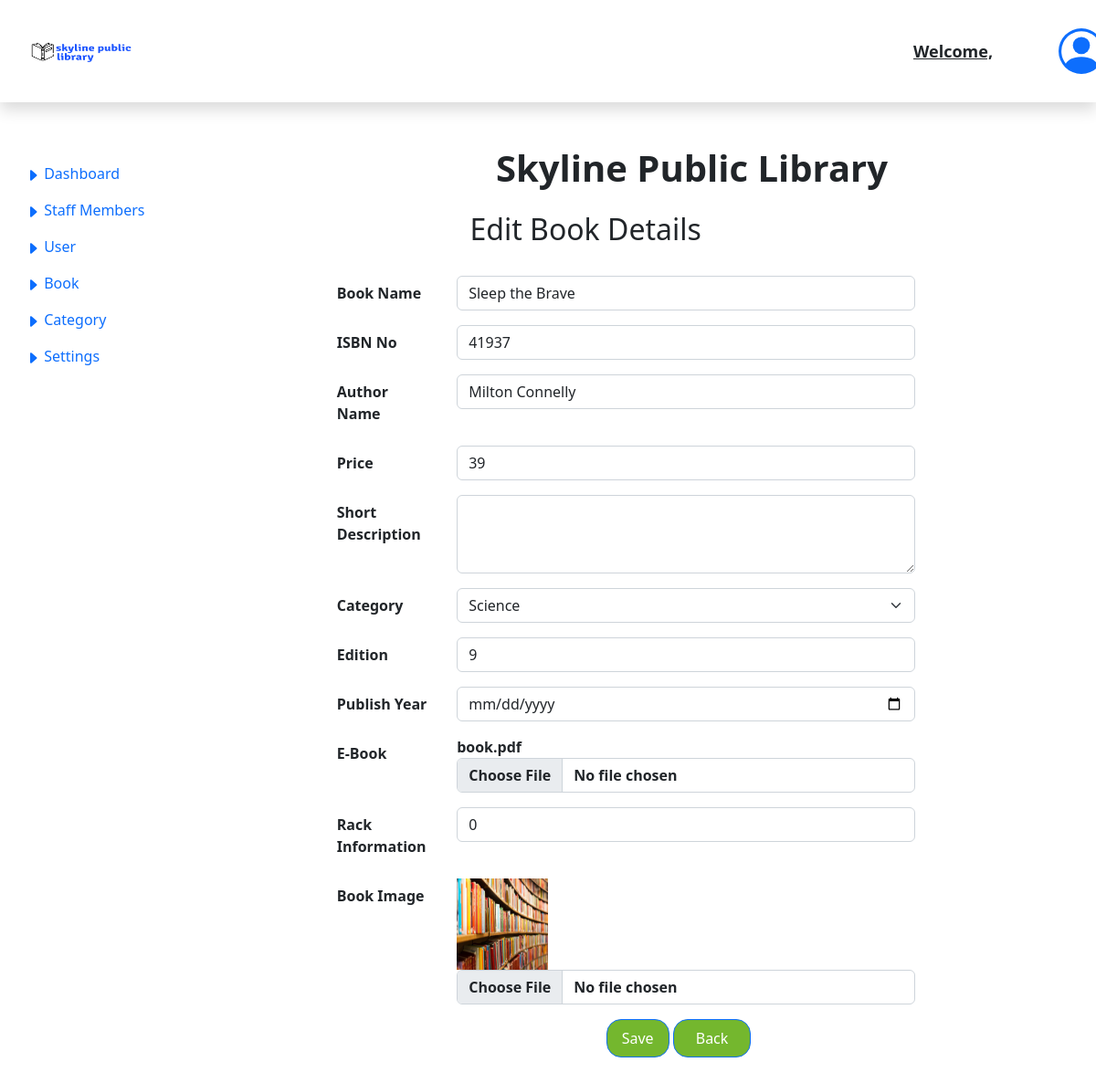
Page /admin/edit_book.php?id=25 on the committed database.
### tables this page shows
CREATE TABLE `book_detail` (
  `book_id` int(11) NOT NULL,
  `ISBN_number` int(11) NOT NULL,
  `book_name` varchar(25) NOT NULL,
  `author_name` varchar(25) NOT NULL,
  `book_price` float NOT NULL,
  `short_description` varchar(255) NOT NULL,
  `category_id` int(11) NOT NULL,
  `book_stock_status` tinyint(1) NOT NULL,
  `book_edition` varchar(25) NOT NULL,
  `publish_year` date NOT NULL,
  `rack_no` int(11) NOT NULL,
  `book_status` tinyint(1) NOT NULL,
  `e_book` varchar(255) NOT NULL,
  `book_image` varchar(255) NOT NULL
);

CREATE TABLE `category` (
  `category_id` int(11) NOT NULL,
  `category_name` varchar(25) NOT NULL,
  `category_status` int(15) DEFAULT NULL,
  `category_image` varchar(255) NOT NULL
);

### admin/edit_book.php (the view, shortened to what this page needs)
<?php
$id = $_GET['id'];
?>
<!DOCTYPE HTML PUBLIC "-//W3C//DTD XHTML 1.0 Transitional//EN" "http://www.w3.org/TR/xhtml1/DTD/xhtml1-transitional.dtd">
<html xmlns="http://www.w3.org/1999/xhtml">
    <head>
        <link rel="stylesheet" href="https://stackpath.bootstrapcdn.com/bootstrap/4.4.1/css/bootstrap.min.css">
        <link rel="stylesheet" type="text/css" href="../css/admin.css">
        <link rel="stylesheet" type="text/css" href="../css/styles.css">
    </head>
<body>
      <div class="row">
         <div class="col-2">
            <?php include 'admin_header_sidebar.php';?>
         </div>
         <div class="col-12 justify-content-center">
            <div class=" main_content">
               <div class="dashboard">
                  <h1><b>Skyline Public Library<b></h1>
               </div>
               <div class="row">
                  <div class="col-4"></div>
                  <div class="col-4">
                     <div class="h2">Edit Book Details</div>
                  </div>
               </div>
               <div class="row m-4">
                <div class="col-2"></div>
                <div class="col-10">
                <?php
                    $full_user_request_details = mysqli_query($mysqli,"SELECT * FROM `book_detail` WHERE book_id = $id");
                    while($row = mysqli_fetch_array($full_user_request_details)){
                    $cat_id = $row['category_id'];
                    $category = "SELECT category_name FROM `category` WHERE category_id = $cat_id";
                    $category_result = mysqli_query($mysqli, $category) or die( mysqli_error($mysqli));
                    $category_row = mysqli_fetch_row($category_result);
                    $selected_category = $category_row[0];
                ?>
               <form class="needs-validation" action="" method="post" id="add_staff_form" name="add_staff_form"
            enctype="multipart/form-data" novalidate>
               <div class="row mb-3">
                    <label for="bookName" class="col-sm-2 col-form-label">Book Name</label>
                    <div class="col-sm-8">
                        <input type="text" class="form-control" id="bookName" name="bookName" value = "<?php echo $row['book_name'] ?>">
                    </div>
                </div>
                <div class="row mb-3">
                    <label for="isbnNo" class="col-sm-2 col-form-label">ISBN No</label>
                    <div class="col-sm-8">
                        <input type="text" class="form-control" id="isbnNo" name="isbnNo" value = "<?php echo $row['ISBN_number'] ?>">
                    </div>
                </div>
                <div class="row mb-3">
                    <label for="author" class="col-sm-2 col-form-label">Author Name</label>
                    <div class="col-sm-8">
                        <input type="text" name="author_name" id="author_name" class="form-control" value = "<?php echo $row['author_name'] ?>" >
                    </div>
                </div>
                <div class="row mb-3">
                    <label for="price" class="col-sm-2 col-form-label">Price</label>
                    <div class="col-sm-8">
                        <input type="text" class="form-control" id="price" name="price" value = "<?php echo $row['book_price'] ?>">
                    </div>
                </div>
                <div class="row mb-3">
                    <label for="shortDescription" class="col-sm-2 col-form-label">Short Description</label>
                    <div class="col-sm-8">
                        <textarea class="form-control" id="shortDescription" name="shortDescription" rows="3"
                        value = "<?php echo $row['short_description'] ?>"></textarea>
                    </div>
                </div>
                <div class="row mb-3">
                    <label for="category" class="col-sm-2 col-form-label">Category</label>
                    <div class="col-sm-8">
                    <select class="form-select" name="category" id="category" aria-label="Default select example">
                        <option value = "<?php echo $cat_id;?>" class="active"><?php echo $selected_category;?></option>
                    </select>
                    </div>
                </div>
                <div class="row mb-3">
                    <label for="edition" class="col-sm-2 col-form-label">Edition</label>
                    <div class="col-sm-8">
                        <input type="text" class="form-control" id="edition" name="edition" value="<?php echo $row["book_edition"];?>">
                    </div>
                </div>
                <div class="row mb-3">
                    <label for="publish_year" class="col-sm-2 col-form-label">Publish Year</label>
                    <div class="col-sm-8">
                        <input type="date" autocomplete="off" size="9" class="form-control" id="publish_year"
                        value="<?php echo $row["publish_year"];?>" name="publish_year">
                    </div>
                </div>
                <div class="row mb-3">
                    <label for="eBook" class="col-sm-2 col-form-label">E-Book</label>
                    <div class="col-sm-8">
                    <div>
                        <?php
                        echo $row['e_book'];
                        ?>
                    </div>
                        <input class="form-control fw-lighter" type="file" id="eBook" name="eBook" accept="application/pdf" value="<?php echo $row['e_book'];?>">
                    </div>
                </div>
                <div class="row mb-3">
                    <label for="rack_information" class="col-sm-2 col-form-label">Rack Information</label>
                    <div class="col-sm-8">
                        <input type="text" class="form-control" id="rack_information"
                        value = "<?php echo $row['rack_no'] ?>" name="rack_information">
                    </div>
                </div>
                <div class="row mb-3">
                    <label for="bookImage" class="col-sm-2 col-form-label">Book Image</label>
                    <div class="col-sm-8">
                    <img style='height:100px; width: 100px;' src="../images/<?php echo $row['book_image']; ?>">
                        <input class="form-control fw-lighter" type="file" id="bookImage" name="bookImage" value = "<?php echo $row['book_image']; ?>">
                    </div>
                </div>
                <div class="mb-3 row d-flex ms-5">
                <div class="row">
                     <div class="col-4"></div>
                     <div class="col-4">
                            <input type="submit" class="btn btn-primary px-3 py-2 rounded-4  bg-success justify-content-center" name="Save" value="Save">
                                 <input type="reset" class="btn btn-primary px-4 py-2 rounded-4  bg-success" name="back"
                                    onclick = "window.location.href = 'admin_view_all_book.php'"
                                 value="Back">
                              </div>
                        <div class="col-4"></div>
                        </div>
                        </div>
            </form>
            <?php }?>
            </div>
               </div>
</div>
</div>
</body>
</html>

### css/admin.css (style rules this page uses)
.main_content { margin-top: 10rem; margin-left: 10rem; width: 85%; }
.dashboard h1 { margin-bottom: 1.5rem; margin-left: 23rem; }

### rows in the picture
book_detail: bookName "Sleep the Brave", isbnNo "41937", author_name "Milton Connelly", price "39", category "Science", edition "9", e_book "book.pdf", rack_information "0", book_image (picture)
